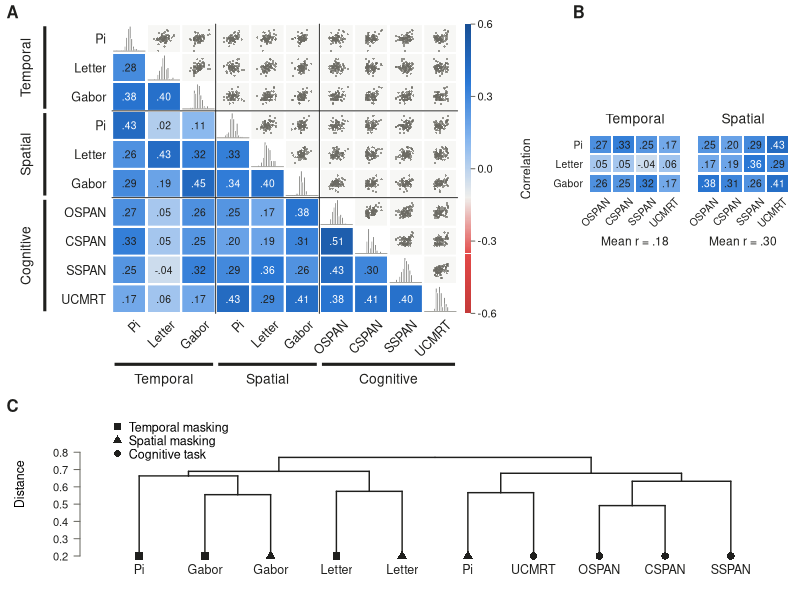
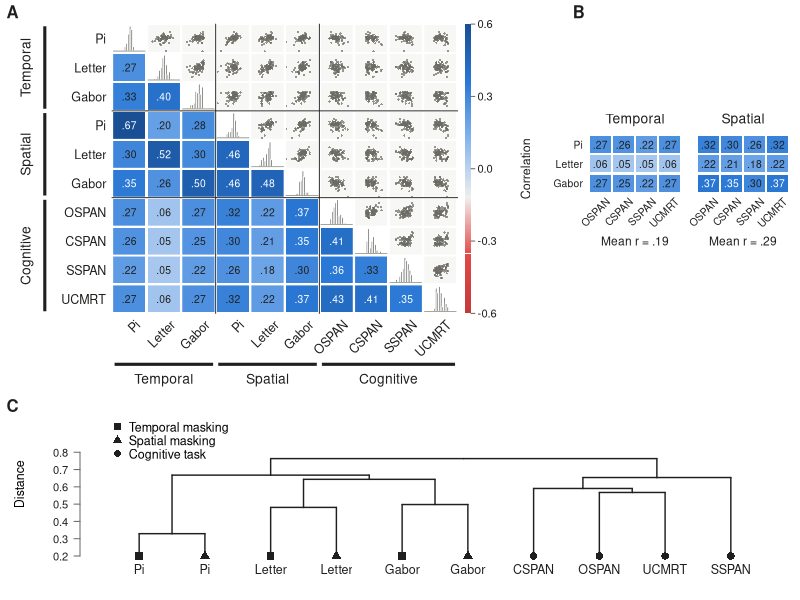
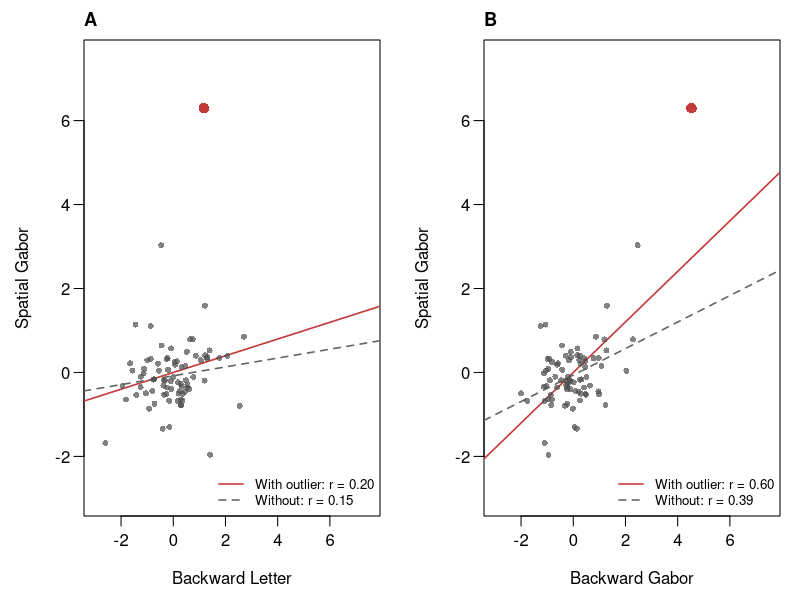

The R source for these figures, in order:
## ---- chunk 1
ord <- c("TPi", "TLetter", "TGabor", "SPi", "SLetter", "SGabor",
         "OSpan", "CSpan", "Corsi", "Matrix")
lab <- c(TPi = "Pi", TLetter = "Letter", TGabor = "Gabor",
         SPi = "Pi", SLetter = "Letter", SGabor = "Gabor",
         OSpan = "OSPAN", CSpan = "CSPAN", Corsi = "SSPAN", Matrix = "UCMRT")
grp <- c(TPi = "T", TLetter = "T", TGabor = "T",
         SPi = "S", SLetter = "S", SGabor = "S",
         OSpan = "C", CSpan = "C", Corsi = "C", Matrix = "C")
grp_pch  <- c(T = 15, S = 17, C = 16)            # square, triangle, circle
grp_name <- c(T = "Temporal masking", S = "Spatial masking", C = "Cognitive task")
n <- length(ord)

## ---- Data ------------------------------------------------------------------
clean <- read.csv("Data/summary/all_scores_clean.csv", check.names = FALSE)
R_sum <- cor(clean[, ord], use = "pairwise.complete.obs")   # excluded scores are NA
Z_sum <- scale(clean[, ord])

R_sem <- as.matrix(read.csv("Data/summary/sem_corr_mean.csv", row.names = 1, check.names = FALSE))[ord, ord]
theta <- read.csv("Data/summary/sem_theta.csv", check.names = FALSE)
theta <- merge(theta, clean[, c("id", "OSpan", "CSpan", "Corsi", "Matrix")], by = "id")
Z_sem <- scale(theta[, ord])

## ---- Colours -------------------------------------------------------------
INK   <- "#1f1f1d"
MUTED <- "#6b6a63"
HIST  <- "#4a4a46"
PANEL <- "#f7f7f5"
pal   <- colorRampPalette(c("#c43a39", "#e34948", "#f0efec",
                            "#86b6ef", "#2a78d6", "#184f95"))(256)
lim   <- 0.6                                      # colour scale runs from -lim to +lim
r2col <- function(r) pal[round((pmin(pmax(r, -lim), lim) + lim) / (2 * lim) * 255) + 1]
txtcol <- function(fill) {
  rgb <- col2rgb(fill) / 255
  if (sum(c(0.2126, 0.7152, 0.0722) * rgb) < 0.45) "white" else INK
}
fmt_r <- function(r) sub("^(-?)0\\.", "\\1.", sprintf("%.2f", r))

## ---- Layout (inches) ------------------------------------------------------
Wt <- 12.5                     # total width
Hc <- 3.8                      # height of the dendrogram panel (C)
Ha <- 7.4                      # height of the top row (A and B)
print_w <- 6.5                 # printed width (inches) when included with out.width = "100%"
ps <- 12 * Wt / print_w        # pointsize: cex = 1 prints at 12 pt, the size of the caption
Ht <- Ha + Hc                  # total height
to_fig <- function(x1, x2, y1, y2) c(x1 / Wt, x2 / Wt, y1 / Ht, y2 / Ht)

## ---- A: full correlation matrix -------------------------------------------
draw_A <- function(R, Z) {
  y0 <- Hc + 1.55; mat_h <- Ha - 1.55 - 0.45; cs <- mat_h / n
  x0 <- 1.75; gap <- 0.018
  breaks <- seq(-4.5, 4.5, by = 0.5)
  for (i in seq_len(n)) for (j in seq_len(n)) {
    par(fig = to_fig(x0 + (j - 1) * cs + gap, x0 + j * cs - gap,
                     y0 + mat_h - i * cs + gap, y0 + mat_h - (i - 1) * cs - gap),
        new = TRUE, mar = c(0, 0, 0, 0))
    a <- ord[i]; b <- ord[j]
    if (i == j) {                                 # diagonal: histogram
      hist(pmin(pmax(Z[, a], -4.5), 4.5), breaks = breaks, col = HIST, border = "white",
           main = "", xlab = "", ylab = "", axes = FALSE)
      abline(h = 0, col = MUTED, lwd = 0.6)
    } else if (i > j) {                           # lower triangle: correlation
      plot.new(); plot.window(c(0, 1), c(0, 1), xaxs = "i", yaxs = "i")
      fill <- r2col(R[a, b])
      rect(0, 0, 1, 1, col = fill, border = NA)
      text(0.5, 0.5, fmt_r(R[a, b]), col = txtcol(fill), cex = 0.62)
    } else {                                      # upper triangle: scatter
      plot.new(); plot.window(c(-4.2, 4.2), c(-4.2, 4.2), xaxs = "i", yaxs = "i")
      rect(-4.2, -4.2, 4.2, 4.2, col = PANEL, border = NA)
      points(Z[, b], Z[, a], pch = 16, cex = 0.3, col = adjustcolor(MUTED, 0.7))
    }
  }
  # overlay in inch coordinates
  par(fig = c(0, 1, 0, 1), new = TRUE, mar = c(0, 0, 0, 0))
  plot.new(); plot.window(c(0, Wt), c(0, Ht), xaxs = "i", yaxs = "i")
  x_mid <- x0 + (seq_len(n) - 0.5) * cs; y_mid <- y0 + mat_h - (seq_len(n) - 0.5) * cs
  x_end <- x0 + n * cs
  text(x_mid + 0.08, y0 - 0.1, lab[ord], srt = 45, adj = c(1, 1), cex = 0.75, col = INK)
  text(x0 - 0.09, y_mid, lab[ord], adj = 1, cex = 0.75, col = INK)
  for (k in c(3, 6)) {
    segments(x0 + k * cs, y0, x0 + k * cs, y0 + mat_h, col = INK, lwd = 0.9)
    segments(x0, y0 + mat_h - k * cs, x_end, y0 + mat_h - k * cs, col = INK, lwd = 0.9)
  }
  blocks <- list(list(1, 3, "Temporal"), list(4, 6, "Spatial"),
                 list(7, 10, "Cognitive"))
  for (bk in blocks) {
    j1 <- bk[[1]]; j2 <- bk[[2]]
    xa <- x0 + (j1 - 1) * cs + 0.04; xb <- x0 + j2 * cs - 0.04; yb <- y0 - 0.95
    segments(xa, yb, xb, yb, lwd = 3, lend = 1, col = INK)
    text((xa + xb) / 2, yb - 0.3, bk[[3]], cex = 0.83, col = INK)
    ya <- y0 + mat_h - (j1 - 1) * cs - 0.04; yz <- y0 + mat_h - j2 * cs + 0.04; xl <- x0 - 1.05
    segments(xl, ya, xl, yz, lwd = 3, lend = 1, col = INK)
    text(xl - 0.28, (ya + yz) / 2, bk[[3]], srt = 90, cex = 0.83, col = INK)
  }
  cb_x <- x_end + 0.12; cb_w <- 0.09                                    # colour bar
  cb_y <- seq(y0, y0 + mat_h, length.out = length(pal) + 1)
  rect(cb_x, head(cb_y, -1), cb_x + cb_w, tail(cb_y, -1), col = pal, border = NA)
  ticks <- c(-0.6, -0.3, 0, 0.3, 0.6)
  ty <- y0 + (ticks + lim) / (2 * lim) * mat_h
  segments(cb_x + cb_w, ty, cb_x + cb_w + 0.06, ty, col = MUTED)
  text(cb_x + cb_w + 0.1, ty, sprintf("%.1f", ticks), adj = 0, cex = 0.67, col = INK)
  text(cb_x + cb_w + 0.85, y0 + mat_h / 2, "Correlation", srt = 90, cex = 0.75, col = INK)
  text(0.1, Ht - 0.1, "A", font = 2, cex = 1, adj = c(0, 1), col = INK)
}

## ---- B: masking x cognitive sub-matrices (3 x 4 each) ----------------------
## Left: temporal masking tasks vs. the four cognitive tasks; right: spatial masking
## tasks vs. the same four. The average of the 12 correlations is printed below each.
draw_B <- function(R) {
  pan <- list(Temporal = ord[1:3], Spatial = ord[4:6])   # rows of each panel
  cog <- ord[7:10]                                       # columns of each panel
  cs  <- 0.36                                            # cell size (inches)
  xs  <- c(9.20, 10.89)                                  # left edge of the two panels
  y0  <- 7.60                                            # bottom edge of the panels
  plot.window(c(0, Wt), c(0, Ht), xaxs = "i", yaxs = "i")
  for (p in 1:2) {
    S <- R[pan[[p]], cog, drop = FALSE]                  # 3 x 4 block of correlations
    for (i in 1:3) for (j in 1:4) {
      xl <- xs[p] + (j - 1) * cs; yt <- y0 + (4 - i) * cs
      fill <- r2col(S[i, j])
      rect(xl + 0.02, yt - cs + 0.02, xl + cs - 0.02, yt - 0.02, col = fill, border = NA)
      text(xl + cs / 2, yt - cs / 2, fmt_r(S[i, j]), col = txtcol(fill), cex = 0.62)
    }
    xc <- xs[p] + 2 * cs                                 # panel centre
    text(xs[p] + (1:4 - 0.5) * cs + 0.07, y0 - 0.08, lab[cog],
         srt = 45, adj = c(1, 1), cex = 0.62, col = INK)           # column labels
    text(xc, y0 + 3 * cs + 0.28, names(pan)[p], cex = 0.83, col = INK)   # panel title
    text(xc, y0 - 0.90, paste0("Mean r = ", fmt_r(mean(S))), cex = 0.72, col = INK)
  }
  text(xs[1] - 0.1, y0 + (3:1 - 0.5) * cs, lab[pan[[1]]], adj = 1, cex = 0.62, col = INK)  # row labels
  text(8.95, Ht - 0.1, "B", font = 2, cex = 1, adj = c(0, 1), col = INK)
}

## ---- C: hierarchical clustering ---------------------------------------------
draw_C <- function(R, y_lo, h_max) {                                      # shared axis range across figures
  hc   <- hclust(as.dist(1 - R), method = "average")
  dend <- reorder(as.dendrogram(hc), wts = seq_len(n), agglo.FUN = mean)   # follows the order in ord; masking tasks to the left
  leaves <- ord[order.dendrogram(dend)]
  y_hi <- h_max + 0.26                                                      # headroom for the legend
  par(fig = to_fig(0, Wt, 0, Hc), new = TRUE, mar = c(2.2, 4, 0.8, 0.5), xpd = FALSE, yaxs = "i")
  plot(dend, leaflab = "none", ylim = c(y_lo, y_hi), yaxt = "n", edgePar = list(col = INK, lwd = 1.4))
  axis(2, at = seq(y_lo, h_max + 0.06, by = 0.10), las = 1, cex.axis = 0.67,
       col = MUTED, col.axis = INK, tcl = -0.3, mgp = c(3, 0.6, 0))
  mtext("Distance", side = 2, line = 2.6, cex = 0.75)
  par(xpd = NA)
  points(seq_len(n), rep(y_lo, n), pch = grp_pch[grp[leaves]], cex = 1, col = INK)
  text(seq_len(n), y_lo - 0.09 * (y_hi - y_lo), lab[leaves], cex = 0.75, col = INK)
  legend(x = 0.5, y = y_hi, xjust = 0, yjust = 1, legend = grp_name, pch = grp_pch,
         col = INK, bty = "n", cex = 0.75, pt.cex = 0.9, y.intersp = 0.9)
  par(fig = c(0, 1, 0, 1), new = TRUE, mar = c(0, 0, 0, 0), xpd = NA)
  plot.new(); plot.window(c(0, Wt), c(0, Ht), xaxs = "i", yaxs = "i")
  text(0.1, Hc - 0.05, "C", font = 2, cex = 1, adj = c(0, 1), col = INK)
}

make_figure <- function(R, Z, out_file, y_lo, h_max) {
  png(out_file, width = Wt, height = Ht, units = "in", res = 300, pointsize = ps)
  par(mar = c(0, 0, 0, 0), oma = c(0, 0, 0, 0)); plot.new()
  draw_A(R, Z)
  draw_B(R)
  draw_C(R, y_lo, h_max)
  dev.off()
}

# shared y-axis range for panel C in both figures
heights <- c(hclust(as.dist(1 - R_sum), method = "average")$height,
             hclust(as.dist(1 - R_sem), method = "average")$height)
y_lo  <- floor((min(heights) - 0.05) * 10) / 10
h_max <- max(heights)

make_figure(R_sum, Z_sum, "Figure/summary.png", y_lo, h_max)   # summary scores
make_figure(R_sem, Z_sem, "Figure/sem.png", y_lo, h_max)   # model estimates
## ---- chunk 2
all_scores <- read.csv("Data/summary/all_scores.csv", check.names = FALSE)
out_file   <- "Figure/leverage.png"
perc_tasks <- c("TLetter", "TGabor", "TPi", "SLetter", "SGabor", "SPi")
lab <- c(TLetter = "Backward Letter", TGabor = "Backward Gabor", TPi = "Backward Pi",
         SLetter = "Spatial Letter",  SGabor = "Spatial Gabor",  SPi = "Spatial Pi")

# log thresholds, z-scored within task (same scale as the SD screen)
Z <- all_scores
Z[perc_tasks] <- lapply(log(all_scores[perc_tasks]), function(x) as.numeric(scale(x)))

outlier_id <- 21
panels <- list(A = c("TLetter", "SGabor"),   # outlier on one task only: little leverage
               B = c("TGabor",  "SGabor"))   # outlier on both tasks: high leverage

png(out_file, width = 8, height = 4, units = "in", res = 300)
par(mfrow = c(1, 2), mar = c(4.2, 4.2, 2, 1), mgp = c(2.6, 0.7, 0))
for (p in names(panels)) {
  x <- Z[[panels[[p]][1]]]; y <- Z[[panels[[p]][2]]]
  out   <- Z$id == outlier_id
  r_all <- cor(x, y); r_wo <- cor(x[!out], y[!out])

  plot(x, y, type = "n", xlim = c(-3, 7.5), ylim = c(-3, 7.5), las = 1,
       xlab = paste(lab[panels[[p]][1]]), ylab = paste(lab[panels[[p]][2]]))
  abline(lm(y ~ x), col = "#c43a39", lwd = 1.6)                          # with the outlier
  abline(lm(y[!out] ~ x[!out]), col = "grey40", lwd = 1.6, lty = 2)     # without the outlier
  points(x[!out], y[!out], pch = 16, cex = 0.8, col = adjustcolor("grey30", 0.7))
  points(x[out],  y[out],  pch = 16, cex = 1.4, col = "#c43a39")
  legend("bottomright", bty = "n", cex = 0.8,
         legend = c(sprintf("With outlier: r = %.2f", r_all), sprintf("Without: r = %.2f", r_wo)),
         col = c("#c43a39", "grey40"), lty = c(1, 2), lwd = 1.6)
  mtext(p, side = 3, line = 0.5, adj = 0, font = 2, cex = 1.1)
}
dev.off()
